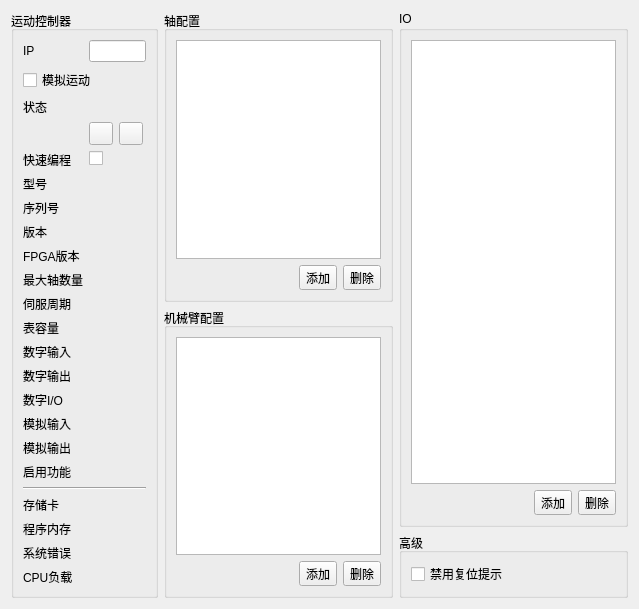
<?xml version="1.0" encoding="UTF-8"?>
<ui version="4.0">
 <class>MotionOptions</class>
 <widget class="QWidget" name="MotionOptions">
  <property name="geometry">
   <rect>
    <x>0</x>
    <y>0</y>
    <width>639</width>
    <height>494</height>
   </rect>
  </property>
  <property name="windowTitle">
   <string>运动控制器配置</string>
  </property>
  <layout class="QHBoxLayout" name="horizontalLayout_4">
   <item>
    <widget class="QGroupBox" name="connectionGroup">
     <property name="title">
      <string>运动控制器</string>
     </property>
     <layout class="QFormLayout" name="formLayout">
      <item row="0" column="0">
       <widget class="QLabel" name="ipTitle">
        <property name="sizePolicy">
         <sizepolicy hsizetype="Fixed" vsizetype="Preferred">
          <horstretch>0</horstretch>
          <verstretch>0</verstretch>
         </sizepolicy>
        </property>
        <property name="minimumSize">
         <size>
          <width>22</width>
          <height>0</height>
         </size>
        </property>
        <property name="text">
         <string>IP</string>
        </property>
       </widget>
      </item>
      <item row="0" column="1">
       <widget class="QLineEdit" name="ip"/>
      </item>
      <item row="2" column="0">
       <widget class="QLabel" name="statusTitle">
        <property name="text">
         <string>状态</string>
        </property>
       </widget>
      </item>
      <item row="2" column="1">
       <widget class="QLabel" name="connectionStatus"/>
      </item>
      <item row="3" column="1">
       <layout class="QHBoxLayout" name="horizontalLayout">
        <item>
         <widget class="QToolButton" name="connect">
          <property name="toolButtonStyle">
           <enum>Qt::ToolButtonTextBesideIcon</enum>
          </property>
         </widget>
        </item>
        <item>
         <widget class="QToolButton" name="disconnect">
          <property name="toolButtonStyle">
           <enum>Qt::ToolButtonTextBesideIcon</enum>
          </property>
         </widget>
        </item>
       </layout>
      </item>
      <item row="4" column="0">
       <widget class="QLabel" name="fastProgramTitle">
        <property name="text">
         <string>快速编程</string>
        </property>
       </widget>
      </item>
      <item row="4" column="1">
       <widget class="QCheckBox" name="fastProgram"/>
      </item>
      <item row="5" column="0">
       <widget class="QLabel" name="modelTitle">
        <property name="text">
         <string>型号</string>
        </property>
       </widget>
      </item>
      <item row="5" column="1">
       <widget class="QLabel" name="model"/>
      </item>
      <item row="6" column="0">
       <widget class="QLabel" name="serialTitle">
        <property name="text">
         <string>序列号</string>
        </property>
       </widget>
      </item>
      <item row="6" column="1">
       <widget class="QLabel" name="serial"/>
      </item>
      <item row="7" column="0">
       <widget class="QLabel" name="versionTitle">
        <property name="text">
         <string>版本</string>
        </property>
       </widget>
      </item>
      <item row="7" column="1">
       <widget class="QLabel" name="version"/>
      </item>
      <item row="8" column="0">
       <widget class="QLabel" name="fpgaVersionTitle">
        <property name="text">
         <string>FPGA版本</string>
        </property>
       </widget>
      </item>
      <item row="8" column="1">
       <widget class="QLabel" name="fpgaVersion"/>
      </item>
      <item row="9" column="0">
       <widget class="QLabel" name="axisCountTitle">
        <property name="text">
         <string>最大轴数量</string>
        </property>
       </widget>
      </item>
      <item row="9" column="1">
       <widget class="QLabel" name="axisCount"/>
      </item>
      <item row="10" column="0">
       <widget class="QLabel" name="servoPeriodTitle">
        <property name="text">
         <string>伺服周期</string>
        </property>
       </widget>
      </item>
      <item row="10" column="1">
       <widget class="QLabel" name="servoPeriod"/>
      </item>
      <item row="11" column="0">
       <widget class="QLabel" name="tableSizeTitle">
        <property name="text">
         <string>表容量</string>
        </property>
       </widget>
      </item>
      <item row="11" column="1">
       <widget class="QLabel" name="tableSize"/>
      </item>
      <item row="12" column="0">
       <widget class="QLabel" name="digitalInputTitle">
        <property name="text">
         <string>数字输入</string>
        </property>
       </widget>
      </item>
      <item row="12" column="1">
       <widget class="QLabel" name="digitalInputCount"/>
      </item>
      <item row="13" column="0">
       <widget class="QLabel" name="digitalOutputTitle">
        <property name="text">
         <string>数字输出</string>
        </property>
       </widget>
      </item>
      <item row="13" column="1">
       <widget class="QLabel" name="digitalOutputCount"/>
      </item>
      <item row="14" column="0">
       <widget class="QLabel" name="digitalIoTitle">
        <property name="text">
         <string>数字I/O</string>
        </property>
       </widget>
      </item>
      <item row="14" column="1">
       <widget class="QLabel" name="digitalIoCount"/>
      </item>
      <item row="15" column="0">
       <widget class="QLabel" name="analogInputTitle">
        <property name="text">
         <string>模拟输入</string>
        </property>
       </widget>
      </item>
      <item row="15" column="1">
       <widget class="QLabel" name="analogInputCount"/>
      </item>
      <item row="16" column="0">
       <widget class="QLabel" name="analogOutputTitle">
        <property name="text">
         <string>模拟输出</string>
        </property>
       </widget>
      </item>
      <item row="16" column="1">
       <widget class="QLabel" name="analogOutputCount"/>
      </item>
      <item row="17" column="0">
       <widget class="QLabel" name="featureEnabledTitle">
        <property name="text">
         <string>启用功能</string>
        </property>
       </widget>
      </item>
      <item row="17" column="1">
       <widget class="QLabel" name="featureEnabled"/>
      </item>
      <item row="18" column="0" colspan="2">
       <widget class="Line" name="line">
        <property name="orientation">
         <enum>Qt::Horizontal</enum>
        </property>
       </widget>
      </item>
      <item row="19" column="0">
       <widget class="QLabel" name="hasMemoryCardTitle">
        <property name="text">
         <string>存储卡</string>
        </property>
       </widget>
      </item>
      <item row="19" column="1">
       <widget class="QLabel" name="hasMemoryCard"/>
      </item>
      <item row="20" column="0">
       <widget class="QLabel" name="memoryFreeTitle">
        <property name="text">
         <string>程序内存</string>
        </property>
       </widget>
      </item>
      <item row="20" column="1">
       <widget class="QLabel" name="memoryFree"/>
      </item>
      <item row="21" column="0">
       <widget class="QLabel" name="systemErrorTitle">
        <property name="text">
         <string>系统错误</string>
        </property>
       </widget>
      </item>
      <item row="21" column="1">
       <widget class="QLabel" name="systemError"/>
      </item>
      <item row="22" column="0">
       <widget class="QLabel" name="cpuLoadTitle">
        <property name="text">
         <string>CPU负载</string>
        </property>
       </widget>
      </item>
      <item row="22" column="1">
       <widget class="QLabel" name="cpuLoad"/>
      </item>
      <item row="1" column="0" colspan="2">
       <widget class="QCheckBox" name="simulateDynamic">
        <property name="text">
         <string>模拟运动</string>
        </property>
       </widget>
      </item>
     </layout>
    </widget>
   </item>
   <item>
    <layout class="QVBoxLayout" name="verticalLayout_5">
     <item>
      <widget class="QGroupBox" name="groupAxis">
       <property name="title">
        <string>轴配置</string>
       </property>
       <layout class="QVBoxLayout" name="verticalLayout_4">
        <item>
         <widget class="QTreeView" name="axisList"/>
        </item>
        <item>
         <layout class="QHBoxLayout" name="horizontalLayout_2">
          <item>
           <spacer name="axisSpacer">
            <property name="orientation">
             <enum>Qt::Horizontal</enum>
            </property>
            <property name="sizeHint" stdset="0">
             <size>
              <width>0</width>
              <height>0</height>
             </size>
            </property>
           </spacer>
          </item>
          <item>
           <widget class="QToolButton" name="axisAdd">
            <property name="text">
             <string>添加</string>
            </property>
            <property name="icon">
             <iconset resource="../../../Resources/Resources.qrc">
              <normaloff>:/icons/plus.png</normaloff>:/icons/plus.png</iconset>
            </property>
           </widget>
          </item>
          <item>
           <widget class="QToolButton" name="axisRemove">
            <property name="text">
             <string>删除</string>
            </property>
            <property name="icon">
             <iconset resource="../../../Resources/Resources.qrc">
              <normaloff>:/icons/minus.png</normaloff>:/icons/minus.png</iconset>
            </property>
           </widget>
          </item>
         </layout>
        </item>
       </layout>
      </widget>
     </item>
     <item>
      <widget class="QGroupBox" name="groupEndPoint">
       <property name="title">
        <string>机械臂配置</string>
       </property>
       <layout class="QVBoxLayout" name="verticalLayout">
        <item>
         <widget class="QListWidget" name="endPointList"/>
        </item>
        <item>
         <layout class="QHBoxLayout" name="horizontalLayout_3">
          <item>
           <spacer name="endPointSpacer">
            <property name="orientation">
             <enum>Qt::Horizontal</enum>
            </property>
            <property name="sizeHint" stdset="0">
             <size>
              <width>0</width>
              <height>0</height>
             </size>
            </property>
           </spacer>
          </item>
          <item>
           <widget class="QToolButton" name="endPointAdd">
            <property name="text">
             <string>添加</string>
            </property>
            <property name="icon">
             <iconset resource="../../../Resources/Resources.qrc">
              <normaloff>:/icons/plus.png</normaloff>:/icons/plus.png</iconset>
            </property>
           </widget>
          </item>
          <item>
           <widget class="QToolButton" name="endPointRemove">
            <property name="text">
             <string>删除</string>
            </property>
            <property name="icon">
             <iconset resource="../../../Resources/Resources.qrc">
              <normaloff>:/icons/minus.png</normaloff>:/icons/minus.png</iconset>
            </property>
           </widget>
          </item>
         </layout>
        </item>
       </layout>
      </widget>
     </item>
    </layout>
   </item>
   <item>
    <layout class="QVBoxLayout" name="verticalLayout_3">
     <item>
      <widget class="QGroupBox" name="ioGroup">
       <property name="title">
        <string>IO</string>
       </property>
       <layout class="QGridLayout" name="gridLayout_7">
        <item row="1" column="0">
         <layout class="QHBoxLayout" name="horizontalLayout_5">
          <item>
           <spacer name="ioSpacer">
            <property name="orientation">
             <enum>Qt::Horizontal</enum>
            </property>
            <property name="sizeHint" stdset="0">
             <size>
              <width>0</width>
              <height>0</height>
             </size>
            </property>
           </spacer>
          </item>
          <item>
           <widget class="QToolButton" name="ioAdd">
            <property name="text">
             <string>添加</string>
            </property>
            <property name="icon">
             <iconset resource="../../../Resources/Resources.qrc">
              <normaloff>:/icons/plus.png</normaloff>:/icons/plus.png</iconset>
            </property>
           </widget>
          </item>
          <item>
           <widget class="QToolButton" name="ioRemove">
            <property name="text">
             <string>删除</string>
            </property>
            <property name="icon">
             <iconset resource="../../../Resources/Resources.qrc">
              <normaloff>:/icons/minus.png</normaloff>:/icons/minus.png</iconset>
            </property>
           </widget>
          </item>
         </layout>
        </item>
        <item row="0" column="0">
         <widget class="QTreeView" name="ioList"/>
        </item>
       </layout>
      </widget>
     </item>
     <item>
      <widget class="QGroupBox" name="groupAdvanced">
       <property name="title">
        <string>高级</string>
       </property>
       <layout class="QVBoxLayout" name="verticalLayout_2">
        <item>
         <widget class="QCheckBox" name="disableDatumStatus">
          <property name="text">
           <string>禁用复位提示</string>
          </property>
         </widget>
        </item>
       </layout>
      </widget>
     </item>
    </layout>
   </item>
  </layout>
 </widget>
 <resources>
  <include location="../../../Resources/Resources.qrc"/>
 </resources>
 <connections/>
</ui>
